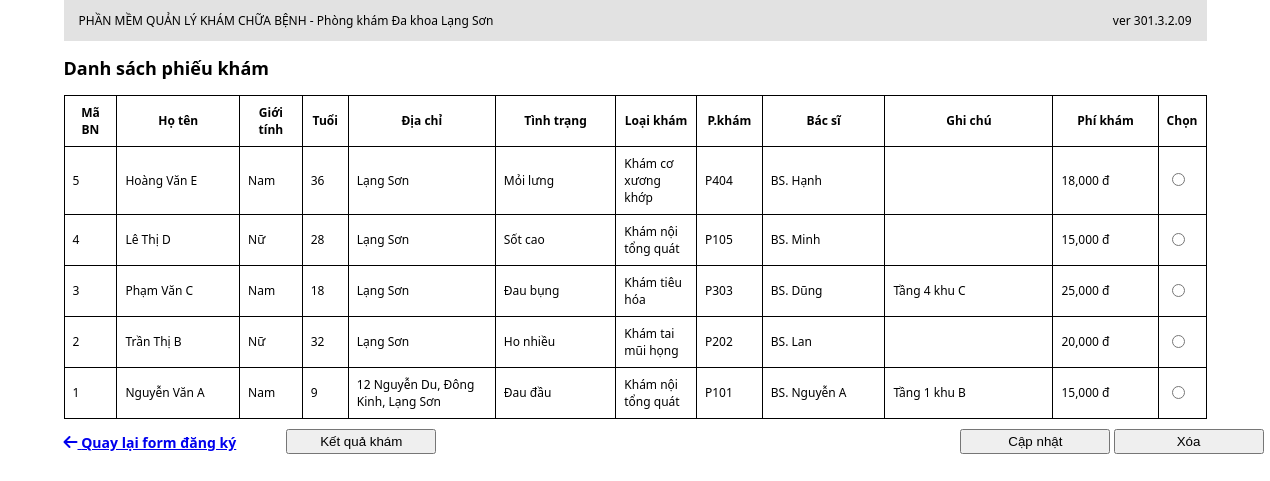
Page /mysqlx/list.php on the committed database.
### tables this page shows
CREATE TABLE `dkykham` (
  `mabn` INT NOT NULL AUTO_INCREMENT,
  `ten` VARCHAR(100) NOT NULL,
  `gtinh` VARCHAR(100) NOT NULL,
  `tuoi` INT NOT NULL,
  `dchi` VARCHAR(100) NOT NULL,
  `skhoe` VARCHAR(100) NOT NULL,
  `lkham` VARCHAR(100) NOT NULL,
  `pkham` VARCHAR(100) NOT NULL,
  `bsi` VARCHAR(100) NOT NULL,
  `gchu` VARCHAR(100) NOT NULL,
  `tkham` DECIMAL(10,0) NOT NULL,
  PRIMARY KEY (`mabn`)
);

### mysqlx/list.php (the view, shortened to what this page needs)
<?php
include "connectest.php";
$sql = "SELECT * FROM dkykham ORDER BY mabn DESC";
$kq = mysqli_query($conn, $sql);
?>
<!DOCTYPE html>
<html lang="vi">
<head>
    <link rel="stylesheet" href="all.css">
    <link rel="stylesheet" href="list.css">
    <link rel="stylesheet" href="https://cdnjs.cloudflare.com/ajax/libs/font-awesome/6.6.0/css/all.min.css">
</head>
<body>
<div class="all">
    <div class="header">
        <p class="r">PHẦN MỀM QUẢN LÝ KHÁM CHỮA BỆNH - Phòng khám Đa khoa Lạng Sơn</p>
        <p class="l">ver 301.3.2.09</p>
    </div>
    <h2>Danh sách phiếu khám</h2>
    <form method="post">
        <table cellpadding="8" cellspacing="0">
            <tr>
                <th style="width: 40px">Mã BN</th>
                <th style="width: 120px">Họ tên</th>
                <th style="width: 50px">Giới tính</th>
                <th style="width: 30px">Tuổi</th>
                <th style="width: 150px">Địa chỉ</th>
                <th style="width: 120px">Tình trạng</th>
                <th style="width: 70px">Loại khám</th>
                <th style="width: 50px">P.khám</th>
                <th style="width: 120px">Bác sĩ</th>
                <th style="width: 180px">Ghi chú</th>
                <th style="width: 100px">Phí khám</th>
                <th style="width: 5px">Chọn</th>
            </tr>
            <?php while ($row = mysqli_fetch_assoc($kq)) { ?>
            <tr>
                <td><?= $row['mabn'] ?></td>
                <td><?= htmlspecialchars($row['ten']) ?></td>
                <td><?= htmlspecialchars($row['gtinh']) ?></td>
                <td><?= $row['tuoi'] ?></td>
                <td><?= htmlspecialchars($row['dchi']) ?></td>
                <td><?= htmlspecialchars($row['skhoe']) ?></td>
                <td><?= htmlspecialchars($row['lkham']) ?></td>
                <td><?= htmlspecialchars($row['pkham']) ?></td>
                <td><?= htmlspecialchars($row['bsi']) ?></td>
                <td><?= htmlspecialchars($row['gchu']) ?></td>
                <td><?= number_format($row['tkham']) ?> đ</td>
                <td><input type="radio" name="chon" value="<?= $row['mabn'] ?>"></td>
            </tr>
            <?php } ?>
        </table>
        <div class="footer">
            <div class="lspc" style="display: flex; flex-direction: row">
                <h3><a href="form.php"><i class="fa-solid fa-arrow-left" style="font-size: 16px"></i> Quay lại form đăng ký</a></h3>
                <button type="submit" name="btnKQua" class="btn-result" style="margin-left: 50px">Kết quả khám</button>
            </div>
            <div class="rspc">
                <button type="submit" name="btnSua" class="btn-update">Cập nhật</button>
                <button type="submit" name="btnXoa" class="btn-delete"
                onclick="return confirm('Xoá dữ liệu này?')">Xóa</button>
            </div>
        </div>
    </form>
</div>
</body>
</html>

### mysqlx/all.css (style rules this page uses)
body { font-family: 'Segoe UI', Tahoma, sans-serif; margin: 0; font-size: 12px; }
.all { width: 90%; margin: auto; }
button { height: 25px; width: 150px; }
.header { display: flex; justify-content: space-between; background: #e2e2e2; padding: 0 15px; }

### mysqlx/list.css (style rules this page uses)
table, td, th { border: 1px solid black; border-collapse: collapse; }
button { margin: 10px 0px; }
.footer { width: 1200px; display: flex; flex-direction: row; justify-content: space-between; }

### rows in the picture
dkykham: mabn "5", ten "Hoàng Văn E", gtinh "Nam", tuoi "36", dchi "Lạng Sơn", skhoe "Mỏi lưng", lkham "Khám cơ xương khớp", pkham "P404", bsi "BS. Hạnh", tkham "18,000"
dkykham: mabn "4", ten "Lê Thị D", gtinh "Nữ", tuoi "28", dchi "Lạng Sơn", skhoe "Sốt cao", lkham "Khám nội tổng quát", pkham "P105", bsi "BS. Minh", tkham "15,000"
dkykham: mabn "3", ten "Phạm Văn C", gtinh "Nam", tuoi "18", dchi "Lạng Sơn", skhoe "Đau bụng", lkham "Khám tiêu hóa", pkham "P303", bsi "BS. Dũng", gchu "Tầng 4 khu C", tkham "25,000"
dkykham: mabn "2", ten "Trần Thị B", gtinh "Nữ", tuoi "32", dchi "Lạng Sơn", skhoe "Ho nhiều", lkham "Khám tai mũi họng", pkham "P202", bsi "BS. Lan", tkham "20,000"
dkykham: mabn "1", ten "Nguyễn Văn A", gtinh "Nam", tuoi "9", dchi "12 Nguyễn Du, Đông Kinh, Lạng Sơn", skhoe "Đau đầu", lkham "Khám nội tổng quát", pkham "P101", bsi "BS. Nguyễn A", gchu "Tầng 1 khu B", tkham "15,000"
